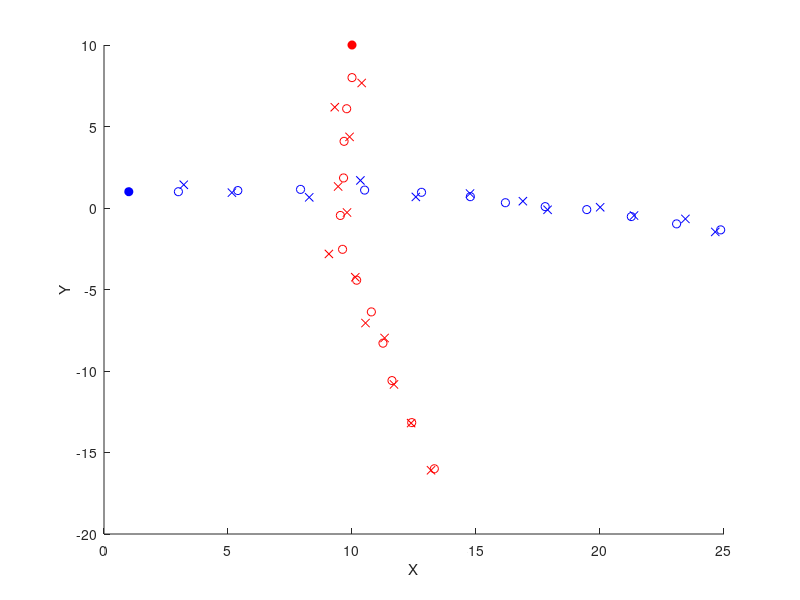

This chart was generated by the following MATLAB code: (Note: this script raises an error after producing the figure.)
%% Generate multiple tracks, 2D xy
rng(36) % 20,36 is good 
T = 1;
A = [1 T 0 0;
    0 1 0 0;
    0 0 1 T;
    0 0 0 1];

mu_s = [0 0 0 0];

Q_s = 0.05.*[0 0 0 0;
             0 1 0 0;
             0 0 0 0;
             0 0 0 1];

H = [1 0 0 0;
     0 0 1 0];

mu_m = [0 0];

Q_m = 0.125.*[1 0;
              0 1];

x1_init = [1 2 1 0]';
x2_init = [10 0 10 -2]';
% Generate State & Measurement Sequence for two targets

N = 12;

x1_state = ones(4,N);
x2_state = ones(4,N);
x1_m = ones(2,N);
x2_m = ones(2,N);

for j = 1:N
    if j == 1
        x1_state(:,j) = A*x1_init + mvnrnd(mu_s,Q_s)';
        x2_state(:,j) = A*x2_init + mvnrnd(mu_s,Q_s)';
        
        x1_m(:,j) = H*x1_state(:,j) + mvnrnd(mu_m,Q_m)';
        x2_m(:,j) = H*x2_state(:,j) + mvnrnd(mu_m,Q_m)';
    else
        
        x1_state(:,j) = A*x1_state(:,j-1) + mvnrnd(mu_s,Q_s)';
        x2_state(:,j) = A*x2_state(:,j-1) + mvnrnd(mu_s,Q_s)';
        
        x1_m(:,j) = H*x1_state(:,j) + mvnrnd(mu_m,Q_m)';
        x2_m(:,j) = H*x2_state(:,j) + mvnrnd(mu_m,Q_m)';
    end
    
end

% Plot the trajectories

h1 = figure('Position',[50 50 1920*0.8 1080*0.8]);
    hold on
    plot(x1_state(1,:),x1_state(3,:),'ob')
    plot(x1_init(1),x1_init(3),'ob','MarkerFaceColor','blue')
    plot(x1_m(1,:),x1_m(2,:),'xb')

    plot(x2_state(1,:),x2_state(3,:),'or')
    plot(x2_init(1),x2_init(3),'or','MarkerFaceColor','red')
    plot(x2_m(1,:),x2_m(2,:),'xr')

    xlabel('X')
    ylabel('Y')

    X1 = [x1_init x1_state];
    X2 = [x2_init x2_state];
    for k = 1:length(X1)-1
        a = 1+k;
        [xf, yf]=ds2nfu(X1(1,k:a),X1(3,k:a));
        annotation('arrow', xf,yf)
        [xf, yf]=ds2nfu(X2(1,k:a),X2(3,k:a));
        annotation('arrow', xf,yf)
    end






